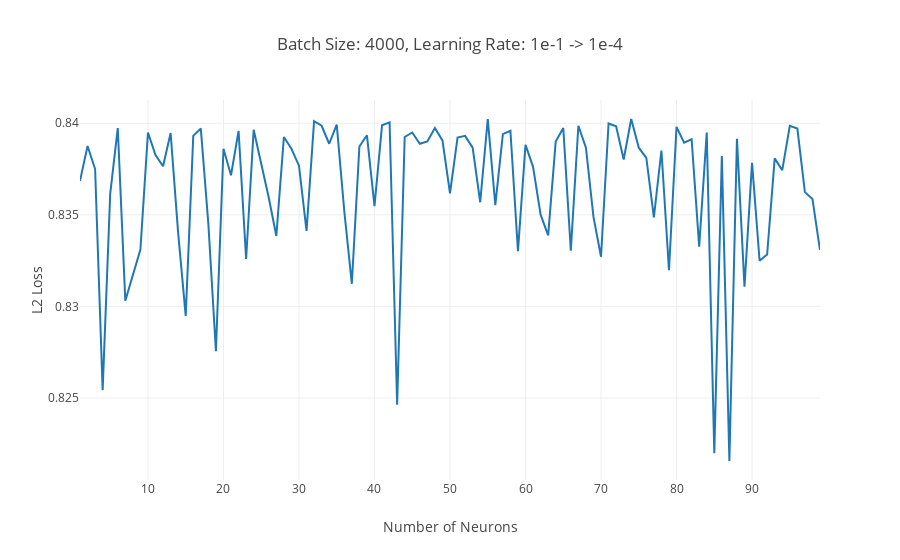

Notebook code for this chart:
### Code cell
data = [go.Scatter(x=neuron_num,
                   y=accuracy,
                   mode="lines",
                   name="L2 Loss")
       ]
layout = go.Layout(
    title='Batch Size: 4000, Learning Rate: 1e-1 -> 1e-4',
    xaxis=dict(
        title='Number of Neurons',
    ),
    yaxis=dict(
        title='L2 Loss',
    )
)
fig = go.Figure(data=data, layout=layout)
iplot(fig)
